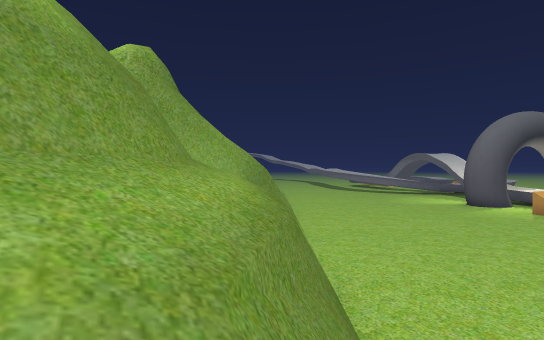
View 1 (above)

17 first-person views from a walk through a Godot game level. The camera is 1.5 m above the floor, looks level and sees 80° across. The floor is counted in squares, 2 m on a side. Each view is taken from the middle of a square. On the plan, view 1 faces up. The plan holds only what a view shows up to about 11 squares ahead; the rest is blank. The place goes on beyond the plan.

View 2
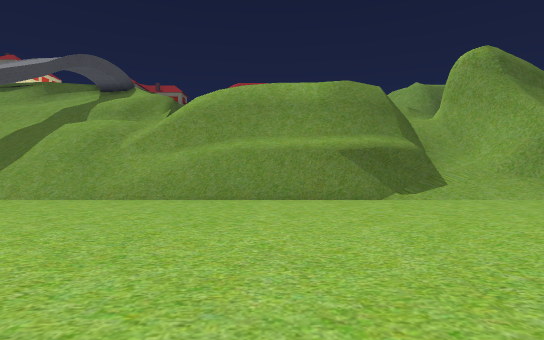

View 3
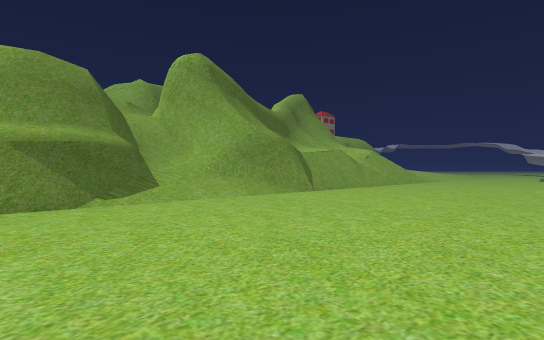

View 4
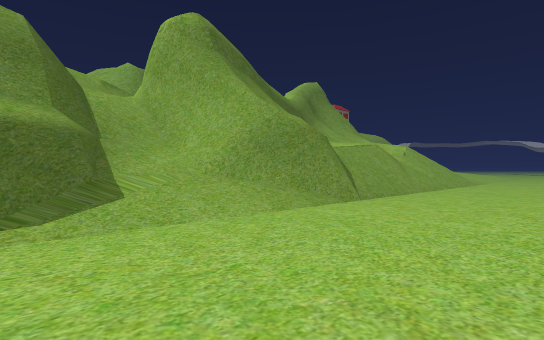

View 5
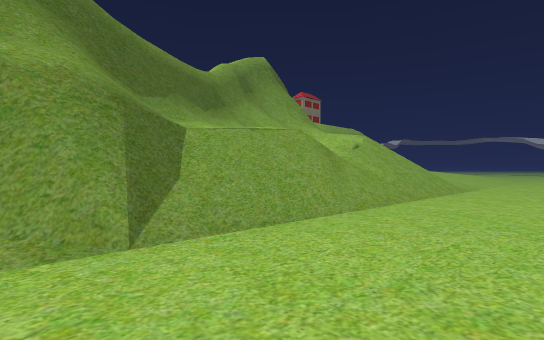

View 6
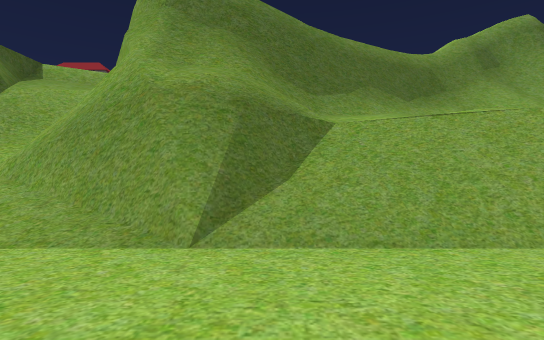

View 7
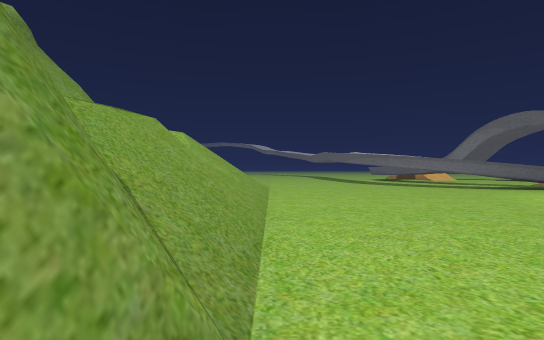

View 8
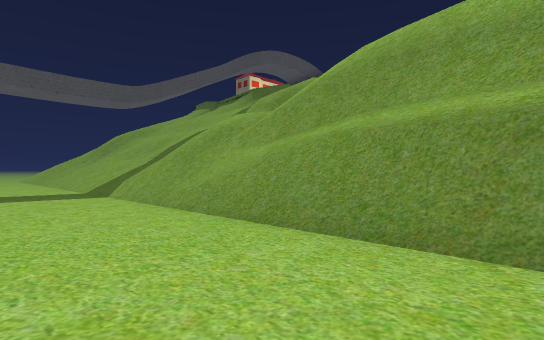

View 9
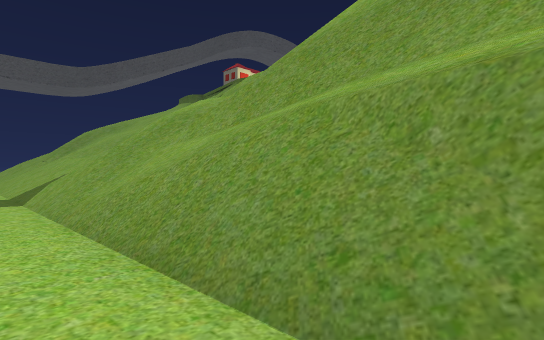

View 10
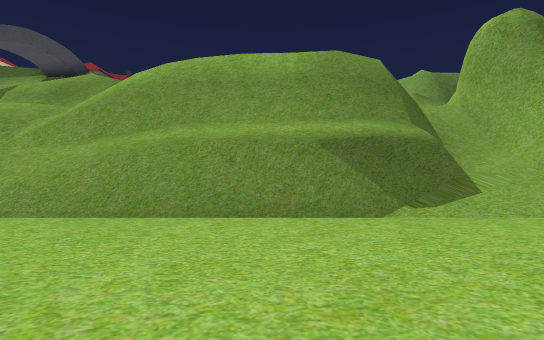

View 11
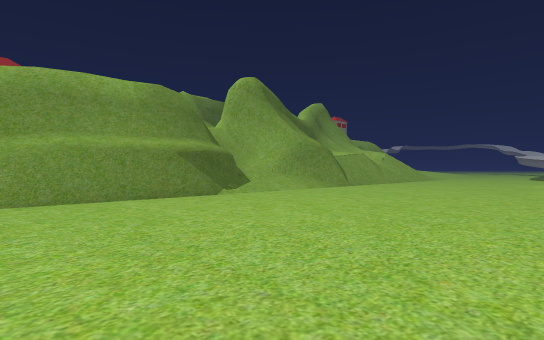

View 12
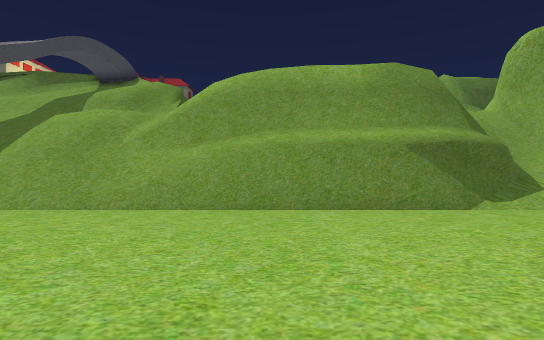

View 13
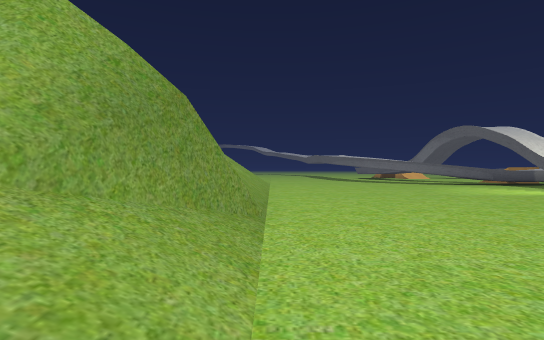

View 14
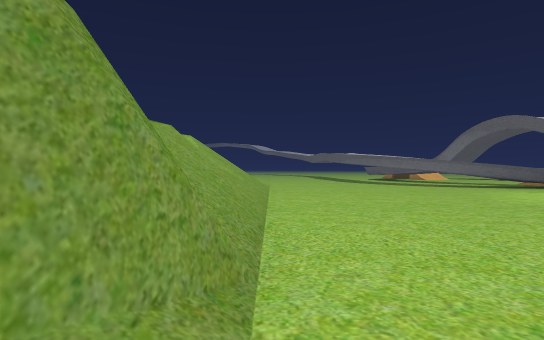

View 15
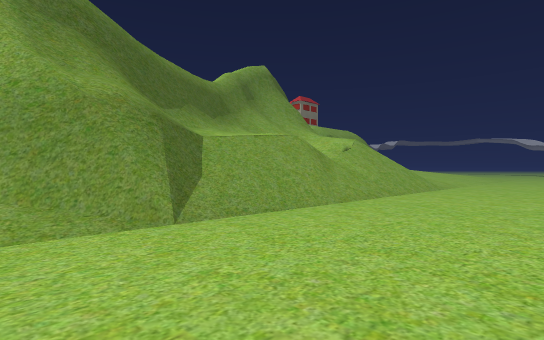

View 16
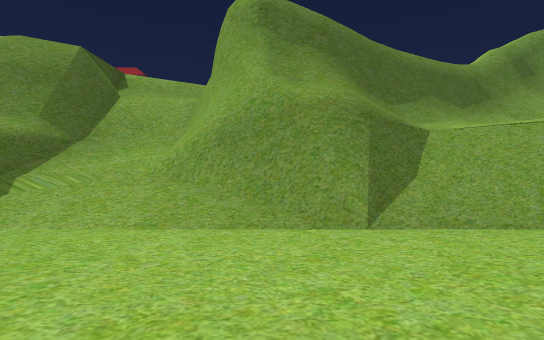

View 17
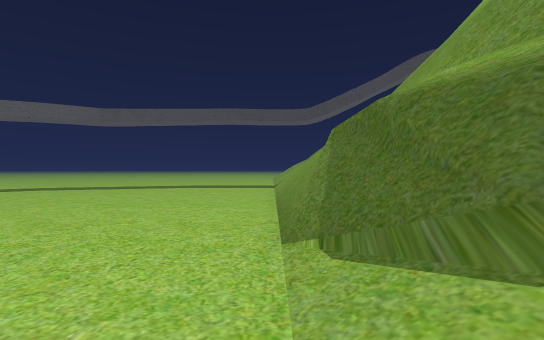

### Floor plan
Key: @ floor where view 1 was taken; # wall or solid block; . main floor; : floor 2.75 m higher than the main floor; + floor 3.5 m higher than the main floor; * floor 4.5 m higher than the main floor; % floor 5.25 m higher than the main floor; & floor 6 m higher than the main floor; / step, stairs or slope; = window, fence, low wall or low ledge; v drop or lower ground.
Columns run from 7 left of view 1 to 9 right of it. Each row starts with its distance up from view 1.
 25          ..
 24         ....
 23        /....
 22 #    ///.........
 21 #//  ///.........
 20 #=/  ///.........
 19 ##/  ///........
 18  #//= //.........
 17  ##/++//.........
 16   ##/+//........
 15   ##/+//........
 14    ##///.......
 13    ##===........
 12     ##*#........
 11     #=##........
 10    ####/........
  9  =####=/........
  8  v&%*://........
  7  =v=##==........
  6   /####=........
  5      #=v=.......
  4      ##v#........
  3      ##v=........
  2     v#/v=........
  1     v#/v=........
  0     /#/@=.......
 -1     /v=/=........
 -2    ///=//........
 -3   /#////.........
 -4   /=%///...
 -5   /v%///...
 -6   //////...
 -7    /////...
 -8       //...
 -9       //...
-10       //...

Positions as (right, up) in squares from view 1, and headings:
1: (0, 0), facing up
2: (9, 2), facing left
3: (8, 3), facing up-left
4: (5, 5), facing up-left
5: (4, 11), facing up-left
6: (4, 13), facing left
7: (1, 11), facing up
8: (4, 4), facing down-left
9: (2, 3), facing down-left
10: (6, 3), facing left
11: (9, -1), facing up-left
12: (7, 1), facing left
13: (1, 7), facing up
14: (1, 10), facing up
15: (5, 10), facing up-left
16: (5, 11), facing left
17: (1, 8), facing down
